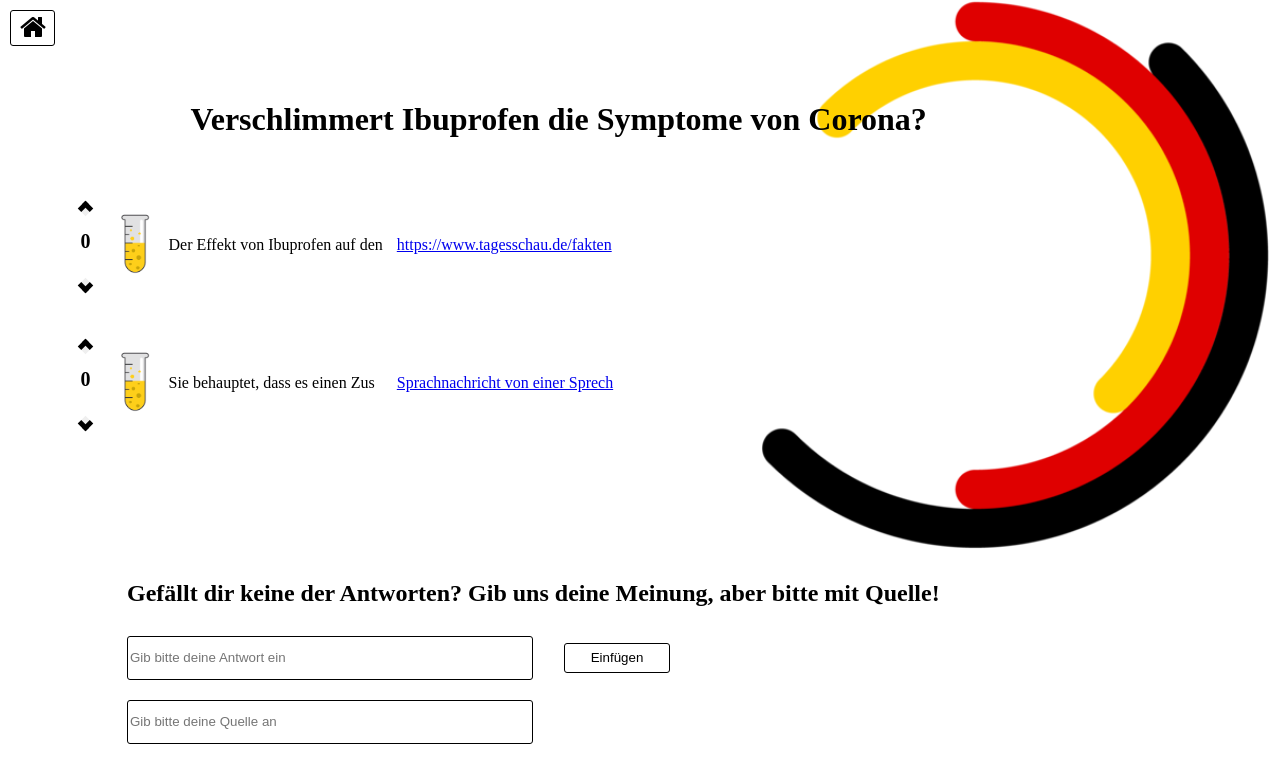
Page /hackathon/answers.php?fragen_id=1 on the committed database.
### tables this page shows
CREATE TABLE `fragen` (
  `ID` int(11) NOT NULL,
  `Fragestellung` text NOT NULL
);

CREATE TABLE `antworten` (
  `ID` int(11) NOT NULL,
  `Antworttext` varchar(32) NOT NULL,
  `Quelle` varchar(32) NOT NULL,
  `Upvote` int(11) DEFAULT 0,
  `Downvote` int(11) DEFAULT 0,
  `Serioes` int(11) DEFAULT NULL,
  `Frage_ID` int(11) NOT NULL
);

### hackathon/answers.php (the view, shortened to what this page needs)
<?php include 'credentials.php';?>
<!DOCTYPE html>
<html>
<head>
	<link rel="stylesheet" href="https://cdnjs.cloudflare.com/ajax/libs/font-awesome/4.7.0/css/font-awesome.min.css">
</head>
<body>
<?php
$mysqli = new mysqli($GLOBAL_HOST, $GLOBAL_USER, $GLOBAL_PW, $GLOBAL_DB_NAME);
	$fragen_id = $_GET['fragen_id'];
	$query = "SELECT * From fragen where ID = $fragen_id";
	if ($result = $mysqli->query($query)) {
		$row = $result->fetch_assoc();
		$fragestellung = $row['Fragestellung'];
		echo "<div id='question'><h1><b>$fragestellung</b></h1></div>";
	}
	?>
<div class="answertable">
	<table id="answertable">
<?php
$query = "SELECT antworten.ID as antwort_id, Antworttext, Quelle, Upvote, Downvote From fragen join antworten where fragen.id = antworten.Frage_ID and fragen.ID = $fragen_id ";
	if ($result = $mysqli->query($query)) {
		while ($row = $result->fetch_assoc()) {
			$id = $row['antwort_id'];
			$answer = $row['Antworttext'];
			$quelle = $row['Quelle'];
			$upvote = $row['Upvote'];
			$downvote = $row['Downvote'];
			$votes = $upvote - $downvote;
	echo "<tr>
		<td>
			<div class='votetable'>
			<table id ='votetable'>
			<tr>
			<td><button id='upvote_$id' class='arrow up' onclick='vote(1, this.id)'></button></td>
			</tr>
			<tr>
			<td align='center'><div class='number'><text id='number'><b id='score_$id' style='font-size:20px'>$votes</b></text></div></td>
			</tr>
			<tr>
			<td><button id='downvote_$id' class='arrow down' onclick='vote(-1, this.id)'></button></td>
			</tr>
			</table>
			</div>
		</td>";
		if($votes >= 5) {
			echo "<td><img id='button_image_$id' width='40' height='80' src='PNG/reagenzglas_richtig.png'></td>";
		  } else if ($votes > 0) {
			  echo "<td><img id='button_image_$id' width='40' height='80' src='PNG/reagenzglas_eher_richtig.png'></td>";
		  } else if ($votes == 0) {
		  echo "<td><img id='button_image_$id' width='40' height='80' src='PNG/reagenzglas_teils.png'></td>";
		  } else if ($votes > -5) {
		  echo "<td><img id='button_image_$id' width='40' height='80' src='PNG/reagenzglas_eher_falsch.png'></td>";
		  } else {
		  echo "<td><img id='button_image_$id' width='40' height='80' src='PNG/reagenzglas_falsch.png'></td>";
		}
		echo "<td>$answer</td>";
		echo "<td><a target='_blank' href='$quelle'>$quelle</a></td>";
		echo "</tr>";
}
}
 ?>
</table>
</div>
<div class="homebutton">
  <form method="get" action="/hackathon/index.php">
	<button type = "btn"><i class="fa fa-home"></i></button>
  </form>
</div>
<?php
if (isset($_POST['antwort']) && isset($_POST['quelle']))
{
	$antwort = $_POST['antwort'];
	$quelle = $_POST['quelle'];
	$mysqli = new mysqli($GLOBAL_HOST, $GLOBAL_USER, $GLOBAL_PW, $GLOBAL_DB_NAME);
	if ($mysqli->connect_errno) {
		printf("Connect failed: %s\n", $mysqli->connect_error);
		exit();
	}
	$query = "SELECT * FROM antworten WHERE Antworttext = '$antwort';";
	if ($result = $mysqli->query($query)) {
	if ($result -> num_rows){
			echo "<h2>Du hast diese Frage schon beantwortet. Für neue Fragen kehre zur Homepage zurück</h2>";
	}
	else{
			$query = "SET @key_frage = (SELECT `ID` FROM `fragen` WHERE `Fragestellung` = '$fragestellung' );
					INSERT INTO `antworten` (`ID`, `Antworttext`, `Quelle`, `Upvote`, `Downvote`, `Serioes`, `Frage_ID`)
					VALUES (NULL, '$antwort', '$quelle', 0, 0, NULL, @key_frage);";
			if ($mysqli->multi_query($query)) {
				do {
					if ($result = $mysqli->store_result()) {
						while ($row = $result->fetch_row()) {
						}
						$result->free();
					}
					if ($mysqli->more_results()) {
					}
				} while ($mysqli->next_result());
			}
	echo "<h2>Deine Antwort wurde erfolgreich hinzugefügt, danke dass du einen Beitrag leistest!</h2>";
	}
	}
}
else{
?>
<h2>Gefällt dir keine der Antworten? Gib uns deine Meinung, aber bitte mit Quelle!</h2>
<div class="answer-container">
   <form action="" method="post">
      <input type="text" id="answer" placeholder="Gib bitte deine Antwort ein" name="antwort">
	  <input type="text" id="quelle" placeholder="Gib bitte deine Quelle an" name="quelle">
      <button type = "submit" name="insert" value="insert" id="insert">Einfügen</button>
    </form>
</div>
<?php
}
?>
</body>
</html>

### hackathon/answers.php (style rules this page uses)
body { background-image: url('Pics/Hackathonlogo.png'); background-repeat: no-repeat; background-size: cover; }
h1 { position: absolute; left: 15%; top: 10%; }
.answertable #answertable { display: block; max-height: 425px; overflow-y: scroll; border-collapse: collapse; table-layout: fixed; width: 1200px; position:absolute; left: 5%; top: 22% }
.answertable #answertable td { padding: 7px; }
.votetable #votetable { table-layout: fixed; width:30px; }
button { border: solid black; border-width: 0px 5px 5px 0px; display: inline-block; }
.number #number { font-size = 5; }
.up { padding: 3px; transform: rotate(-135deg); -webkit-transform: rotate(-135deg); margin-up: 120%; }
.down { padding: 3px; transform: rotate(45deg); -webkit-transform: rotate(45deg); margin-bottom: 60%; }
.homebutton button { padding-left: 9px; padding-right: 8px; width:45px; padding-top:1px; padding-bottom: 5px; height: 36px; background: transparent; color: black; border: 1px solid black; border-radius: 3px; cursor: pointer; transition: all ease 2s; font-size: 120%; position: absolute; top: 10px; left: 10px; font-size: 28px; }
.answer-container { overflow-wrap: break-word; position: absolute; TOP: 77%; left:10%; }
.answer-container input { height: 40px; width: 400px; border: 1px solid black; border-radius: 3px; transition: all ease 5s; }
.answer-container #quelle { position: absolute; top: 100%; left: 0%; }
.answer-container button { position: relative; margin: 2em; padding: .5em 1em; width: 8em; background: transparent; color: black; border: 1px solid black; border-radius: 3px; cursor: pointer; transition: all ease 2s; }
h2 { position: absolute; top: 70%; left: 10%; }

### rows in the picture
fragen: Fragestellung "Verschlimmert Ibuprofen die Symptome von Corona?"
antworten: Upvote "0", Downvote 0 (drawn), Antworttext "Der Effekt von Ibuprofen auf den", Quelle "https://www.tagesschau.de/fakten"
antworten: Upvote "0", Downvote 0 (drawn), Antworttext "Sie behauptet, dass es einen Zus", Quelle "Sprachnachricht von einer Sprech"
